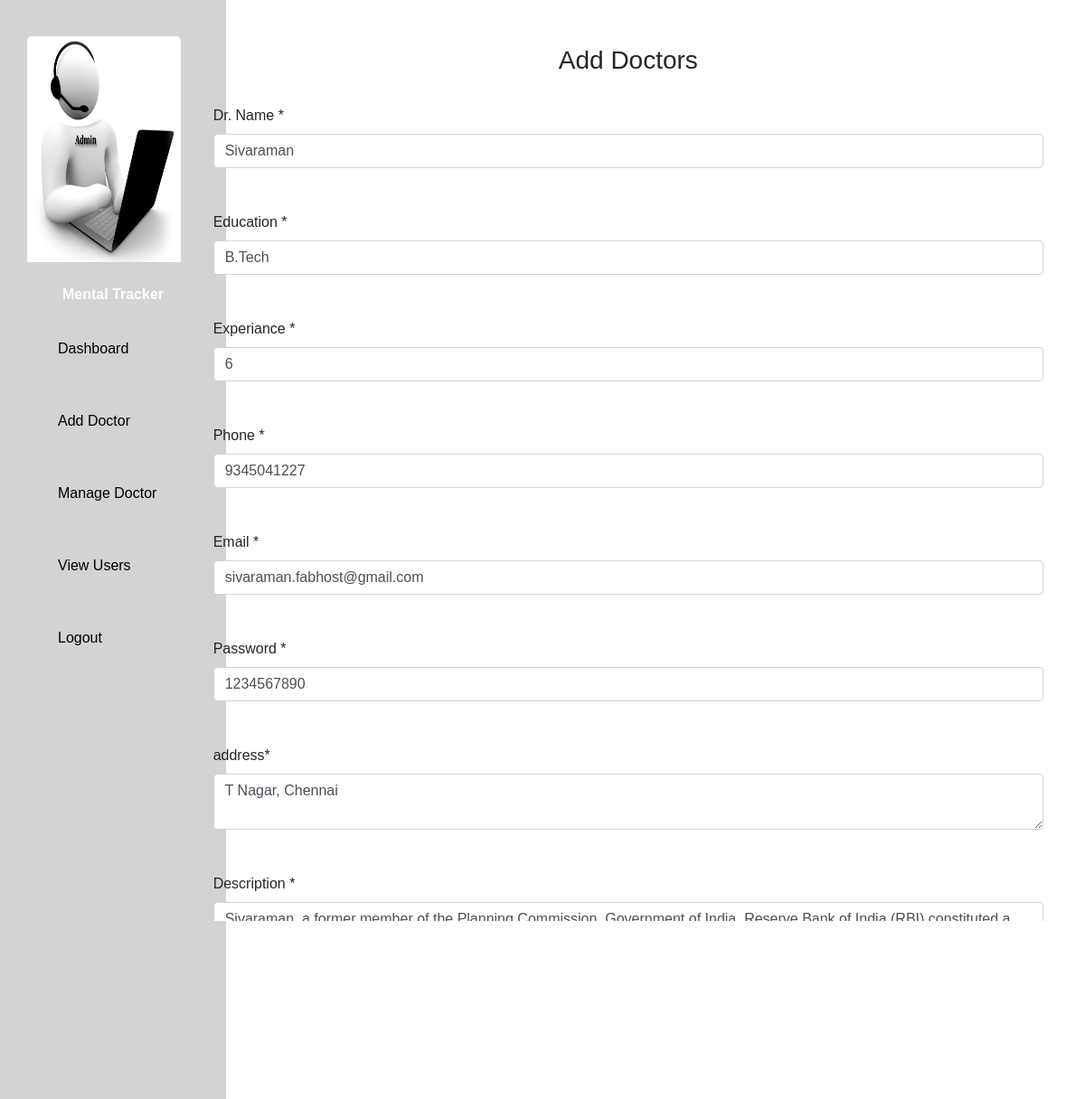
Page /doctor/edit.php?id=16 on the committed database.
### tables this page shows
CREATE TABLE `doctors` (
  `id` int(10) NOT NULL,
  `doctor_name` varchar(255) NOT NULL,
  `description` text NOT NULL,
  `doctor_image` text NOT NULL,
  `education` varchar(255) NOT NULL,
  `experience` int(11) NOT NULL,
  `address` varchar(255) NOT NULL,
  `mobile` bigint(20) NOT NULL,
  `email` varchar(255) NOT NULL,
  `password` varchar(255) NOT NULL
);

### doctor/edit.php (the view, shortened to what this page needs)
<?php
  include('db.php');
  $id=$_GET['id'];
  ?>
<!DOCTYPE html>
<html lang="en">
<head>
  <link rel="stylesheet" href="https://cdn.jsdelivr.net/npm/bootstrap@4.6.2/dist/css/bootstrap.min.css">
</head>
<body style="background-color:white;">
  <div class="container">
<div class="row">
  <div class="col-sm-2">
     <div class="header">
    <div class="side-nav">
        <img src="admin.jpg" class="logo-img">
        <br><br>
<center><p style="color:white"> <b>Mental Tracker</b></p></center>
           <ul class="nav-links">
        <li><a href="main.php">
            <p>Dashboard</p>
          </a>
        </li>
        <li><a href="adddoctor.php">
            <p>Add Doctor</p>
          </a>
        </li>
        <li><a href="managedoctor.php">
            <p>Manage Doctor</p>
          </a>
        </li>
        <li><a href="users.php">
            <p>View Users</p>
          </a>
        </li>
        <li><a href="logout.php">
            <p>Logout</p>
          </a>
        </li>
      </ul>
    </div>
  </div>
  </div>
   <div class="col-sm-10">
<br><br>
<center><h3 style="">Add Doctors</h3></center>
<br>
<?php
 $sql1="select * from doctors where id='$id'";
 $result=mysqli_query($con,$sql1);
$row = mysqli_fetch_array($result)
 ?>
   <form class="reg-page" method="post" action="" id="enquiryForm" enctype='multipart/form-data'>
                <div class="row">
                    <div class="col-sm-12">
                        <label>Dr. Name <span class="color-red">*</span></label><br>
                        <input type="text" name="doctor_name1" value="<?php echo $row['doctor_name'] ?>" id="email"  class="form-control" required><br><br>
                    </div>
                    <div class="col-sm-12">
                        <label>Education <span class="color-red">*</span></label><br>
                        <input type="text" name="education1" value="<?php echo $row['education'] ?>" id="email"  class="form-control" required><br><br>
                    </div>
                    <div class="col-sm-12">
                        <label>Experiance <span class="color-red">*</span></label><br>
                        <input type="number" name="experience1" value="<?php echo $row['experience'] ?>" id="email"  class="form-control" required><br><br>
                    </div>
                    <div class="col-sm-12">
                        <label>Phone <span class="color-red">*</span></label><br>
                        <input type="number" name="mobile1" value="<?php echo $row['mobile'] ?>" id="email"  class="form-control" required><br><br>
                    </div>
                    <div class="col-sm-12">
                        <label>Email <span class="color-red">*</span></label><br>
                        <input type="text"  name="email1" value="<?php echo $row['email'] ?>" id="email"  class="form-control" required><br><br>
                    </div>
                    <div class="col-sm-12">
                        <label>Password <span class="color-red">*</span></label><br>
                        <input type="text" name="password1" value="<?php echo $row['password'] ?>" id="email"  class="form-control" required><br><br>
                    </div>
                    <div class="col-sm-12">
                        <label>address<span class="color-red">*</span></label><br>
                        <textarea name="address1" id="text" class="form-control margin-bottom-10" onblur="emptyField(this.id)" required><?php echo $row['address'] ?></textarea><br><br>
                    </div>
                    <div class="col-sm-12">
                        <label>Description <span class="color-red">*</span></label><br>
                        <textarea name="description1" id="text" class="form-control margin-bottom-10" onblur="emptyField(this.id)" required><?php echo $row['description'] ?></textarea><br><br>
                    </div>
                    <div class="col-sm-12">
                        <button type="submit" name="submit1" class="btn btn-primary btn-block" style="margin-top:2px;background-color:blue;">Submit</button>
                    </div>
                </div>
                <hr>
                <br />
            </form>
</div>
  </div>
</body>
</html>
    </body>
</html>
</body>
</html>

### doctor/edit.php (style rules this page uses)
* { margin: 0; padding: 0; font-family: tahoma; }
img { border-radius: 5px 5px 0 0; width: 300px; height: 250px; }
.container { padding: 2px 16px; }
* { margin: 0; padding: 0; box-sizing: border-box; font-family: "Poppins", sans-serif; }
.header { width: 100%; height: 100vh; }
.side-nav { width: 250px; height: 100%; background: lightgrey; position: fixed; top: 0; left: 0; padding: 20px 30px; }
.logo-img { width: 170px; margin-top: 20px; }
.nav-links { list-style: none; position: relative; }
.nav-links li { padding: 10px 0; }
.nav-links li a { color: #000000; text-decoration: none; padding: 10px 14px; display: flex; align-items: center; }

### rows in the picture
doctors: doctor_name1 "Sivaraman", education1 "B.Tech", experience1 "6", mobile1 "9345041227", email1 "sivaraman.fabhost@gmail.com", password1 "1234567890", address1 "T Nagar, Chennai", description1 "Sivaraman, a former member of the Planning Commission, Government of India. Reserve Bank of India (RBI) constituted a Committee to Review"
